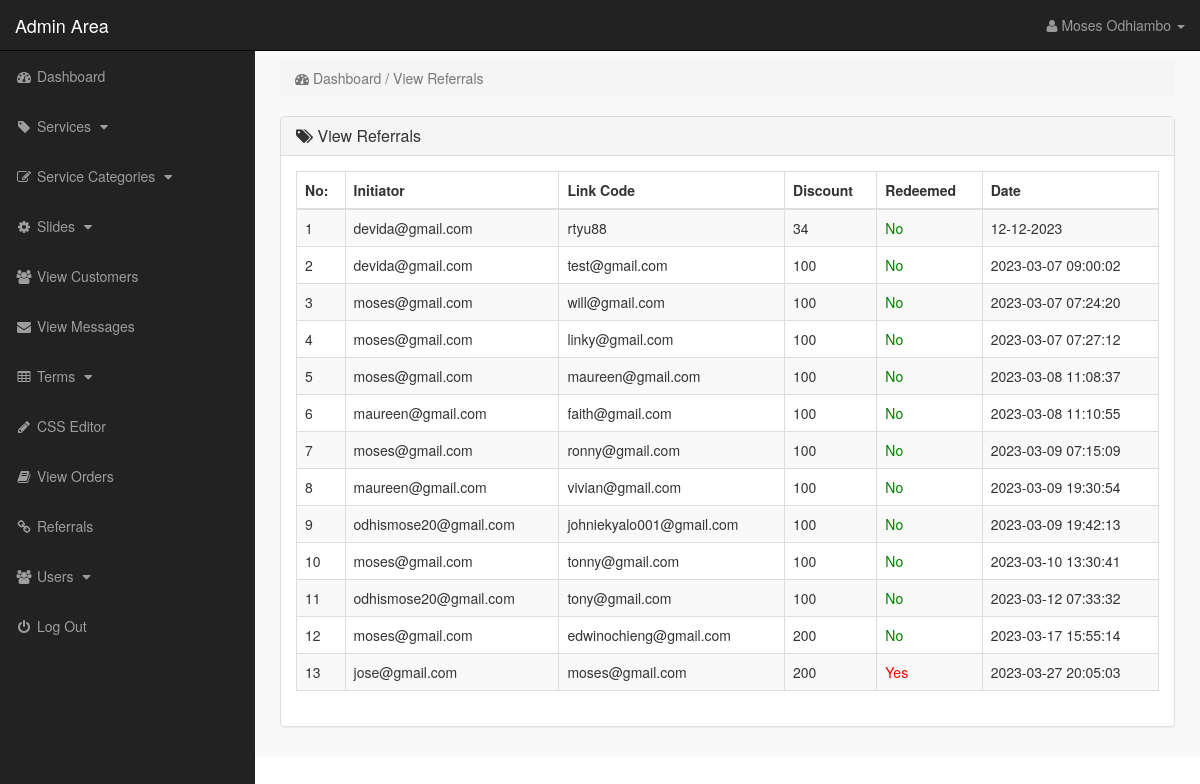
The page /admin_area/index.php?view_referrals (signed in) on the database its author committed.
### tables this page shows
CREATE TABLE `referals` (
  `id` int(11) NOT NULL,
  `username` varchar(50) DEFAULT NULL,
  `date` varchar(100) DEFAULT NULL,
  `link_code` varchar(50) DEFAULT NULL,
  `initiator` varchar(200) DEFAULT NULL,
  `discount` int(11) DEFAULT NULL,
  `redeemed` tinyint(1) DEFAULT 0
);

### admin_area/view_referrals.php (the view)
<?php
    if(!isset($_SESSION['admin_email'])){
        echo "<script>window.open('login.php','_self')</script>";
    }else{
?>
<div class="row">
    <div class="col-lg-12">
        <ol class="breadcrumb">
            <li class="active">
                <i class="fa fa-dashboard"></i> Dashboard / View Referrals
            </li>
        </ol>
    </div>
</div>
<div class="row">
    <div class="col-lg-12">
        <div class="panel panel-default">
            <div class="panel-heading">
               <h3 class="panel-title">
                   <i class="fa fa-tags"></i>  View Referrals
               </h3>
            </div>
            <div class="panel-body">
                <div class="table-responsive">
                    <table class="table table-striped table-bordered table-hover">
                        <thead>
                            <tr>
                                <th> No: </th>
                                <th>Initiator</th>
                                <th>Link Code</th>
                                <th>Discount</th>
                                <th>Redeemed</th>
                                <th>Date</th>
                        </tr>
                        </thead>
                        <tbody>
                            <?php
                                $i=0;
                                $get_referrals = "SELECT  * FROM referals";
                                $run_referrals = mysqli_query($con, $get_referrals);
                                while($data=mysqli_fetch_array($run_referrals)){
                                    $initiator = $data['initiator'];
                                    $date = $data['date'];
                                    $link_code = $data['link_code'];
                                    $discount = $data['discount'];
                                    $redeemed = $data['redeemed'];
                                    $i++;
                            ?>
                            <tr>
                                <td> <?php echo $i; ?> </td>
                                <td> <?php echo $initiator; ?> </td>
                                <td> <?php echo $link_code; ?></td>
                                <td> <?php echo $discount; ?></td>
                                <td> <?php echo (boolval($redeemed) == true) ? "<span style='color: red;'> Yes</span>" : "<span style='color: green;'> No</span>"; ?> </td>
                                <td> <?php echo $date; ?></td>
                            </tr>
                            <?php } ?>
                        </tbody>
                    </table>
                </div>
            </div>
        </div>
    </div>
</div>
<?php } ?>

### admin_area/includes/sidebar.php (shortened to what this page needs)
<?php
    if(!isset($_SESSION['admin_email'])){
        echo "<script>window.open('login.php','_self')</script>";
    }else{
?>
<nav class="navbar navbar-inverse navbar-fixed-top">
    <div class="navbar-header">
        <a href="index.php?dashboard" class="navbar-brand">Admin Area</a>
    </div>
    <ul class="nav navbar-right top-nav">
        <li class="dropdown">
            <a href="#" class="dropdown-toggle" data-toggle="dropdown">
                <i class="fa fa-user"></i> <?php echo $admin_name;  ?> <b class="caret"></b>
            </a>
        </li>
    </ul>
    <div class="collapse navbar-collapse navbar-ex1-collapse">
        <ul class="nav navbar-nav side-nav">
            <li>
                <a href="index.php?dashboard">
                        <i class="fa fa-fw fa-dashboard"></i> Dashboard
                </a>
            </li>
            <li>
                <a href="#" data-toggle="collapse" data-target="#products">
                        <i class="fa fa-fw fa-tag"></i> Services
                        <i class="fa fa-fw fa-caret-down"></i>
                </a>
            </li>
            <li>
                <a href="#" data-toggle="collapse" data-target="#p_cat">
                        <i class="fa fa-fw fa-edit"></i> Service Categories
                        <i class="fa fa-fw fa-caret-down"></i>
                </a>
            </li>
            <li>
                <a href="#" data-toggle="collapse" data-target="#slides">
                        <i class="fa fa-fw fa-gear"></i> Slides
                        <i class="fa fa-fw fa-caret-down"></i>
                </a>
            </li>
            <li>
                <a href="index.php?view_customers">
                    <i class="fa fa-fw fa-users"></i> View Customers
                </a>
            </li>
            <li>
                <a href="index.php?messages">
                    <i class="fa fa-fw fa-envelope"></i> View Messages
                </a>
            </li>
            <li>
                <a href="#" data-toggle="collapse" data-target="#terms">
                        <i class="fa fa-fw fa-table"></i> Terms
                        <i class="fa fa-fw fa-caret-down"></i>
                </a>
            </li>
             <li>
                <a href="index.php?edit_css">
                    <i class="fa fa-fw fa-pencil"></i> CSS Editor
                </a>
            </li>
            <li>
                <a href="index.php?view_orders">
                    <i class="fa fa-fw fa-book"></i> View Orders
                </a>
            </li>
            <li>
                <a href="index.php?view_referrals">
                    <i class="fa fa-fw fa-link"></i> Referrals
                </a>
            </li>
            <li>
                <a href="#" data-toggle="collapse" data-target="#users">
                        <i class="fa fa-fw fa-users"></i> Users
                        <i class="fa fa-fw fa-caret-down"></i>
                </a>
            </li>
            <li>
                <a href="logout.php">
                    <i class="fa fa-fw fa-power-off"></i> Log Out
                </a>
            </li>
        </ul>
    </div>
</nav>
<?php } ?>

### admin_area/css/style.css (style rules this page uses)
body { margin-top: 100px; }
@media (min-width: 768px) { body { margin-top: 50px; } }
.top-nav { padding: 0 15px; }
.top-nav>li { float: left; display: inline-block; }
.top-nav>li>a { color: #999999; line-height: 20px; padding-top: 15px; padding-bottom: 15px; }
@media (min-width: 768px) { .side-nav { position: fixed; top: 51px; bottom: 0; width: 255px; overflow-y: auto; overflow-x: hidden; background-color: #222222; padding-bottom: 40px; border-radius: 0; } }
@media (min-width: 768px) { .side-nav>li>a { width: 255px; } }
.panel-body { border-radius: 5px; }

### rows shown on the page
referals: initiator "devida@gmail.com", link_code "rtyu88", discount "34", redeemed "No", date "12-12-2023"
referals: initiator "devida@gmail.com", link_code "test@gmail.com", discount "100", redeemed "No", date "2023-03-07 09:00:02"
referals: initiator "moses@gmail.com", link_code "will@gmail.com", discount "100", redeemed "No", date "2023-03-07 07:24:20"
referals: initiator "moses@gmail.com", link_code "linky@gmail.com", discount "100", redeemed "No", date "2023-03-07 07:27:12"
referals: initiator "moses@gmail.com", link_code "maureen@gmail.com", discount "100", redeemed "No", date "2023-03-08 11:08:37"
referals: initiator "maureen@gmail.com", link_code "faith@gmail.com", discount "100", redeemed "No", date "2023-03-08 11:10:55"
referals: initiator "moses@gmail.com", link_code "ronny@gmail.com", discount "100", redeemed "No", date "2023-03-09 07:15:09"
referals: initiator "maureen@gmail.com", link_code "vivian@gmail.com", discount "100", redeemed "No", date "2023-03-09 19:30:54"
referals: initiator "odhismose20@gmail.com", link_code "johniekyalo001@gmail.com", discount "100", redeemed "No", date "2023-03-09 19:42:13"
referals: initiator "moses@gmail.com", link_code "tonny@gmail.com", discount "100", redeemed "No", date "2023-03-10 13:30:41"
referals: initiator "odhismose20@gmail.com", link_code "tony@gmail.com", discount "100", redeemed "No", date "2023-03-12 07:33:32"
referals: initiator "moses@gmail.com", link_code "edwinochieng@gmail.com", discount "200", redeemed "No", date "2023-03-17 15:55:14"
referals: initiator "jose@gmail.com", link_code "moses@gmail.com", discount "200", redeemed "Yes", date "2023-03-27 20:05:03"

### other values the page prints
$admin_name "Moses Odhiambo"
